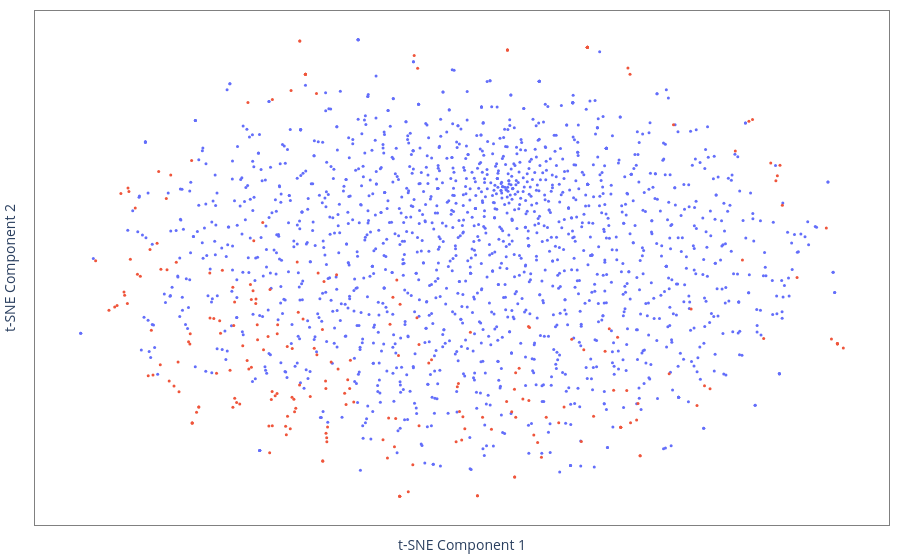
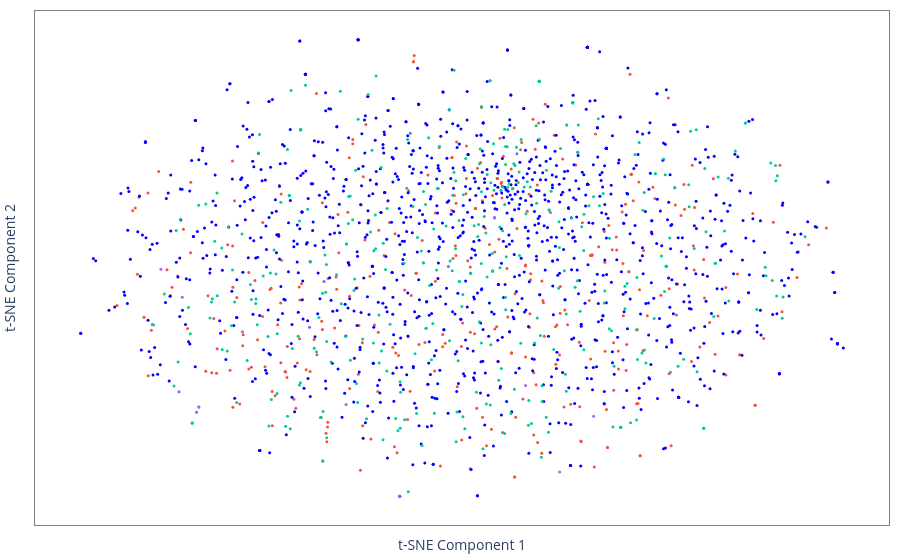

The cell these charts' notebook holds for them, in order:
### Code cell
# Minimal t-SNE scatter plot by cluster
fig = go.Figure()
for cluster in np.unique(clusters):
    cluster_data = tsne_transformed_data[clusters == cluster]
    fig.add_trace(go.Scatter(
        x=cluster_data[:, 0],
        y=cluster_data[:, 1],
        mode='markers',
        marker=dict(size=3),
        showlegend=False
    ))
fig.update_layout(
    xaxis=dict(title='t-SNE Component 1', showgrid=False, showticklabels=False, linecolor='gray', linewidth=1, mirror=True),
    yaxis=dict(title='t-SNE Component 2', showgrid=False, showticklabels=False, linecolor='gray', linewidth=1, mirror=True),
    plot_bgcolor='white',
    margin=dict(l=10, r=10, t=10, b=10)
)
fig.show()
# Save the t-SNE plot with custom dimensions (e.g., width=600, height=400)
fig.write_image("tsne_clusters.pdf", width=600, height=400)

# Create a scatter plot of the t-SNE results colored by c values
import plotly.express as px

# Create a color map for unique c values, with c=0 as blue
import plotly.colors

unique_c_vals = np.unique(c)
color_map = {}
# Assign blue to c=0, and other distinct colors to other c values
base_colors = plotly.colors.qualitative.Plotly
other_colors = [col for col in base_colors if col.lower() != 'blue']
color_iter = iter(other_colors)

for val in unique_c_vals:
    if val == 0:
        color_map[val] = 'blue'
    else:
        color_map[val] = next(color_iter, 'gray')  # fallback to gray if out of colors

# Minimal t-SNE scatter plot colored by c values
fig = go.Figure()
for val in unique_c_vals:
    mask = c == val
    fig.add_trace(go.Scatter(
        x=tsne_transformed_data[mask, 0],
        y=tsne_transformed_data[mask, 1],
        mode='markers',
        marker=dict(size=3, color=color_map[val]),
        showlegend=False
    ))
fig.update_layout(
    xaxis=dict(title='t-SNE Component 1', showgrid=False, showticklabels=False, linecolor='gray', linewidth=1, mirror=True),
    yaxis=dict(title='t-SNE Component 2', showgrid=False, showticklabels=False, linecolor='gray', linewidth=1, mirror=True),
    plot_bgcolor='white',
    margin=dict(l=10, r=10, t=10, b=10)
)
fig.show()
# Save the t-SNE plot with custom dimensions (e.g., width=600, height=400)
fig.write_image("tsne_real_clusters.pdf", width=600, height=400)

### Figure 1 — Plotly figure (JSON) as saved in the notebook; plotly's stock layout.template omitted (floating-point values rounded to 4 significant figures; data arrays with more than 128 entries replaced by an {"elided": "..."} marker saying what was removed)
{"data": [{"marker": {"size": 3}, "mode": "markers", "showlegend": false, "type": "scatter", "x": {"elided": "1647 float values"}, "y": {"elided": "1647 float values"}}, {"marker": {"size": 3}, "mode": "markers", "showlegend": false, "type": "scatter", "x": {"elided": "232 float values"}, "y": {"elided": "232 float values"}}], "layout": {"margin": {"b": 10, "l": 10, "r": 10, "t": 10}, "plot_bgcolor": "white", "xaxis": {"linecolor": "gray", "linewidth": 1, "mirror": true, "showgrid": false, "showticklabels": false, "title": {"text": "t-SNE Component 1"}}, "yaxis": {"linecolor": "gray", "linewidth": 1, "mirror": true, "showgrid": false, "showticklabels": false, "title": {"text": "t-SNE Component 2"}}}}

### Figure 2 — Plotly figure (JSON) as saved in the notebook; plotly's stock layout.template omitted (floating-point values rounded to 4 significant figures; data arrays with more than 128 entries replaced by an {"elided": "..."} marker saying what was removed)
{"data": [{"marker": {"color": "#636EFA", "size": 3}, "mode": "markers", "showlegend": false, "type": "scatter", "x": [-31.02, -17.1, -28.91, -7.483, -7.483, -7.483, 35.03, -29.15, 5.019, -6.357, 2.63, -2.295, -15.55], "y": [-25.13, -13.3, -27.92, -44.32, -44.32, -44.32, 0.5543, -28.89, 18.51, 22.28, 6.771, -2.144, -4.906]}, {"marker": {"color": "#EF553B", "size": 3}, "mode": "markers", "showlegend": false, "type": "scatter", "x": {"elided": "348 float values"}, "y": {"elided": "348 float values"}}, {"marker": {"color": "blue", "size": 3}, "mode": "markers", "showlegend": false, "type": "scatter", "x": {"elided": "1146 float values"}, "y": {"elided": "1146 float values"}}, {"marker": {"color": "#00CC96", "size": 3}, "mode": "markers", "showlegend": false, "type": "scatter", "x": {"elided": "362 float values"}, "y": {"elided": "362 float values"}}, {"marker": {"color": "#AB63FA", "size": 3}, "mode": "markers", "showlegend": false, "type": "scatter", "x": [5.94, -13.2, -28.91, 13.19, -32.95, -30.67, -24.26, 2.632, 2.631, 9.581], "y": [-24.01, -27.5, -27.92, -29.62, -2.663, -7.793, -14.13, 6.771, 6.772, -39.86]}], "layout": {"margin": {"b": 10, "l": 10, "r": 10, "t": 10}, "plot_bgcolor": "white", "xaxis": {"linecolor": "gray", "linewidth": 1, "mirror": true, "showgrid": false, "showticklabels": false, "title": {"text": "t-SNE Component 1"}}, "yaxis": {"linecolor": "gray", "linewidth": 1, "mirror": true, "showgrid": false, "showticklabels": false, "title": {"text": "t-SNE Component 2"}}}}
